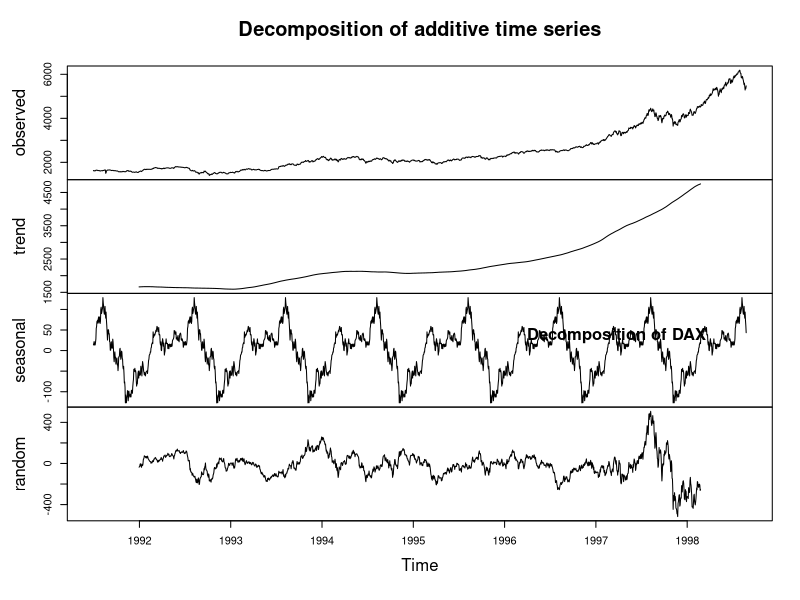
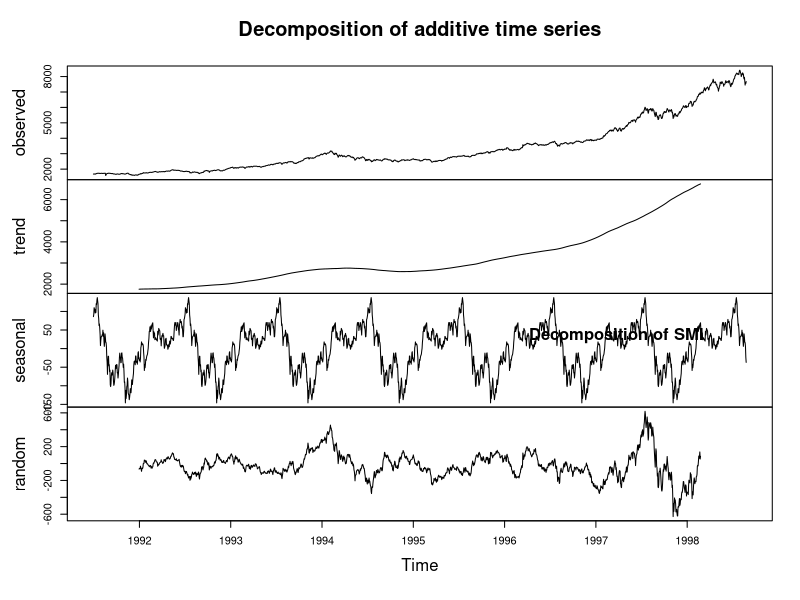
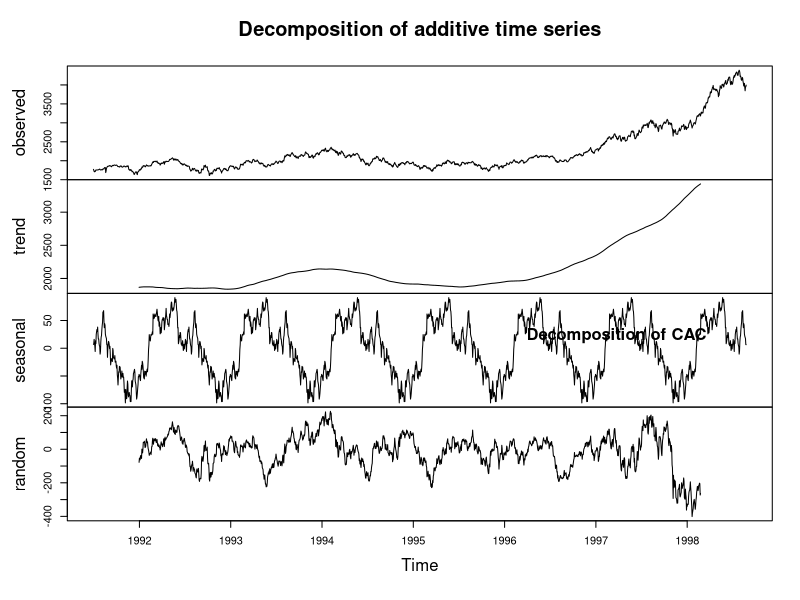
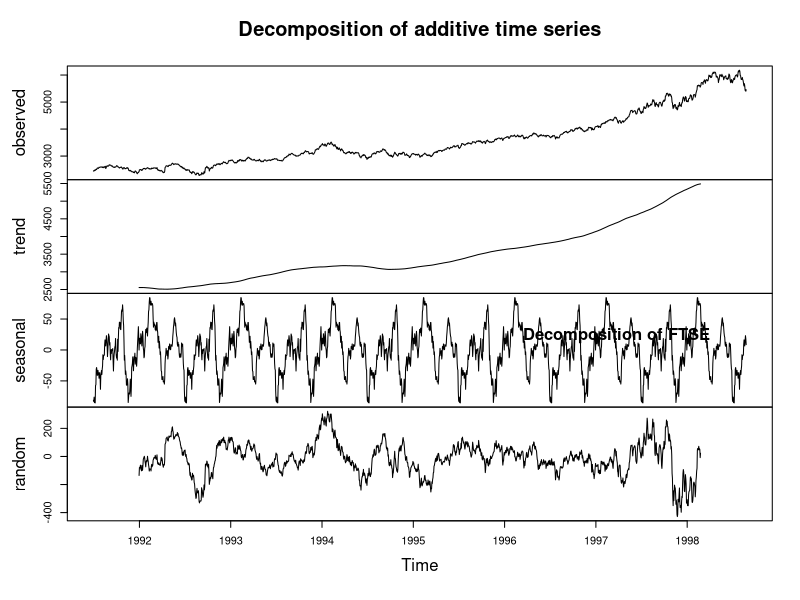

Reproduce these figures in R, in order.
# Step 2: Decompose EuStockMarkets

data("EuStockMarkets")
stocks_ts <- EuStockMarkets

par(mfrow = c(2, 2))  # 2x2 layout

for (i in 1:4) {
  decomposed <- decompose(stocks_ts[, i], type = "additive")
  plot(decomposed)  # do not pass main
  title(main = paste("Decomposition of", colnames(stocks_ts)[i]))  # Add title separately
}
